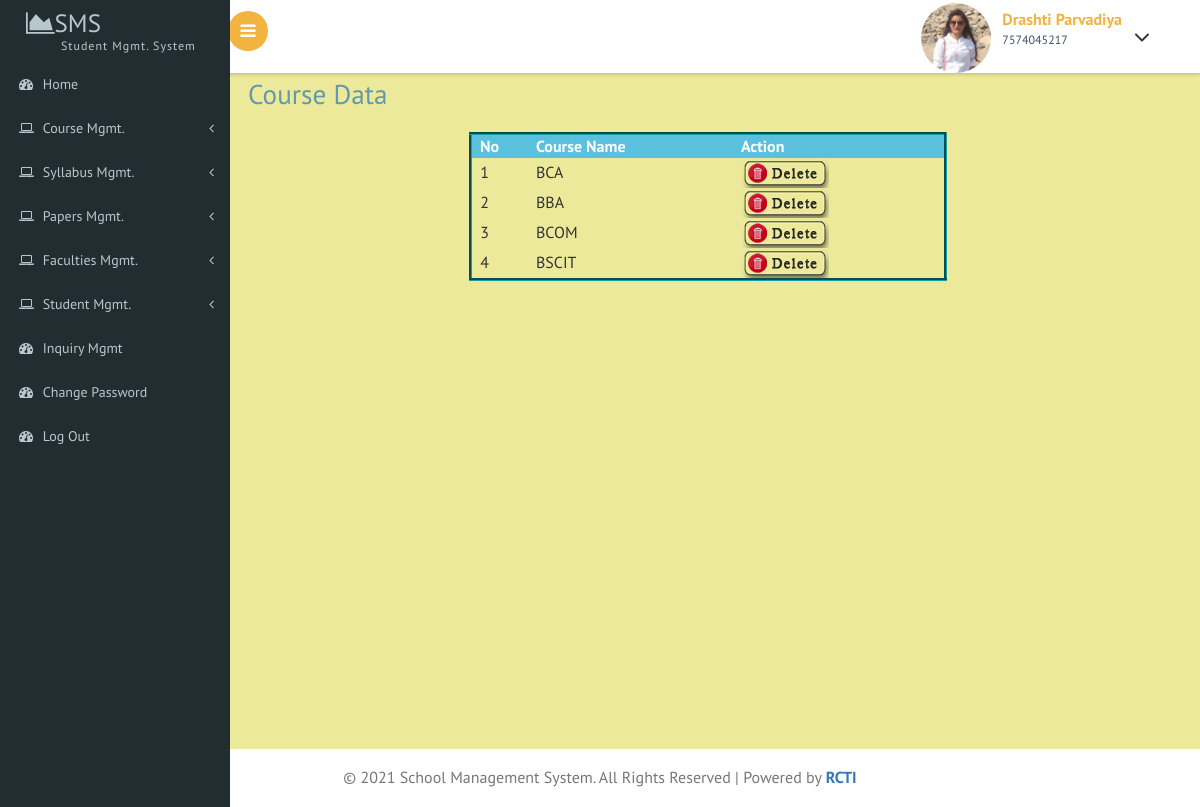
Page /admin/show_course.php (signed in) on the committed database.
### tables this page shows
CREATE TABLE IF NOT EXISTS `course` (
  `cid` int(11) NOT NULL AUTO_INCREMENT,
  `c_name` varchar(20) NOT NULL,
  PRIMARY KEY (`cid`)
);

### admin/show_course.php (the view, shortened to what this page needs)
<!DOCTYPE HTML>
<html>
<head>
<link href="css/bootstrap.css" rel='stylesheet' type='text/css' />
<link href="css/style.css" rel='stylesheet' type='text/css' />
<link href="css/font-awesome.css" rel="stylesheet">
 <link href='css/SidebarNav.min.css' media='all' rel='stylesheet' type='text/css'/>
<link href="css/custom.css" rel="stylesheet">
</head>
<body class="cbp-spmenu-push">
	<div class="main-content">
	<div class="cbp-spmenu cbp-spmenu-vertical cbp-spmenu-left" id="cbp-spmenu-s1">
		<aside class="sidebar-left">
      <nav class="navbar navbar-inverse">
          <div class="navbar-header">
            <?php include("logo.php");?>
          </div>
          <?php include("menu.php");?>
      </nav>
    </aside>
	</div>
		<div class="sticky-header header-section ">
			<div class="header-left">
				<button id="showLeftPush"><i class="fa fa-bars"></i></button>
				<div class="clearfix"> </div>
			</div>
			<div class="header-right">
				<?PHP include("top.php");?>
				<div class="clearfix"> </div>
			</div>
			<div class="clearfix"> </div>
		</div>
		<div id="page-wrapper">
			<div class="main-page">
				<h2 class="title1">Course Data </h2>
				 <table width="52%" height="120" align="center" style="border-style:groove; border-color:#169DA5">
                   <tr>
                     <td class="btn-info"><strong>&nbsp;&nbsp;No</strong></td>
                     <td class="btn-info"><strong>Course Name </strong></td>
                     <td class="btn-info"><strong>Action</strong></td>
                   </tr>
                 <?php
				 $no=1;
				 include("connect.php");
				 $q=mysqli_query($con,"select * from course")or die ("QF");
				 while($data=mysqli_fetch_array($q))
				 {
				 ?>
				   <tr>
                     <td>&nbsp;&nbsp;<?php echo $no;?></td>
                     <td><?php echo $data['c_name'];?></td>
                     <td><a href="delete_course.php?did=<?php echo $data['cid'];?>" onClick="return f1();"><img src="images/delete1.png"  ></a></td>
                   </tr>
				  <?php
				  $no++;
				  }
				  ?>
              </table>
				 <p>&nbsp;</p>
			</div>
			</div>
		</div>
		<?php include("footer.php");?>
</body>
</html>

### admin/top.php (shortened to what this page needs)
<?php
  include("connect.php");
$i=$_SESSION['admin'];
$q=mysqli_query($con,"select * from admin where aid=$i")or die ("QF");
$data=mysqli_fetch_array($q);
?>
<div class="profile_details">
					<ul>
						<li class="dropdown profile_details_drop">
							<a href="#" class="dropdown-toggle" data-toggle="dropdown" aria-expanded="false">
								<div class="profile_img">
									<span class="prfil-img"><img src="<?php echo $data['a_photo'];?>" height="70" width="70" alt=""> </span>
									<div class="user-name">
										<p><?php echo $data['name'];?></p>
										<span><?php echo $data['mobile'];?></span>
									</div>
									<i class="fa fa-angle-down lnr"></i>
									<div class="clearfix"></div>
								</div>
							</a>
						</li>
					</ul>
				</div>

### admin/css/custom.css (style rules this page uses)
#page-wrapper { padding:5em 2em 2.5em; background-color: rgb(236,233,154); }

### rows in the picture
course: c_name "BCA"
course: c_name "BBA"
course: c_name "BCOM"
course: c_name "BSCIT"

### other values in the picture
$data['name'] "Drashti Parvadiya"
$data['mobile'] "7574045217"
